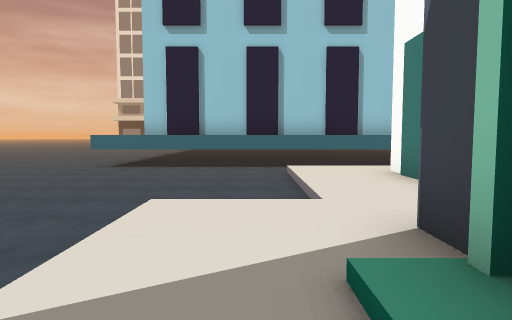
view 1 (above)

24 first-person views from a walk through a scene from a Unity 3-D project. The camera is 1.4 m above the floor, tilts 4° down and sees 75° across. The floor is counted in squares, 2 m on a side. Each view is taken from the middle of a square. On the plan, view 1 faces up. The plan holds only what a view shows up to about 10 squares ahead; the rest is blank. The place goes on beyond the plan. The player is left out.

view 2
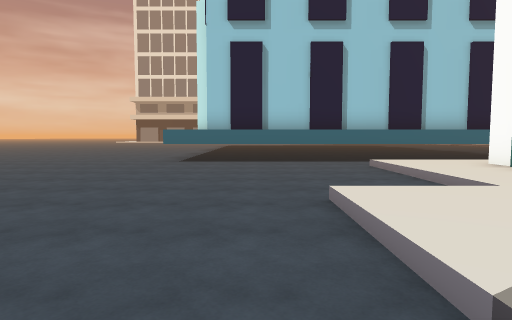

view 3
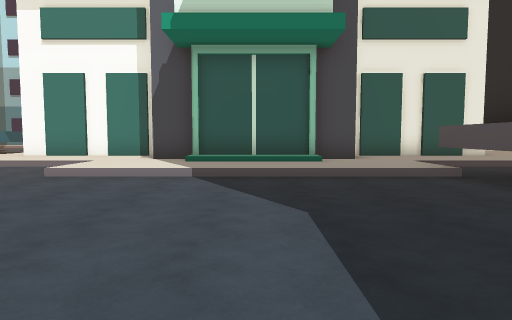

view 4
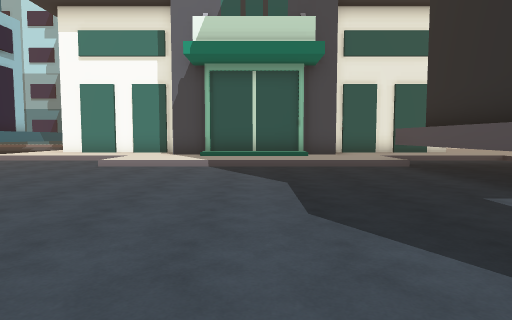

view 5
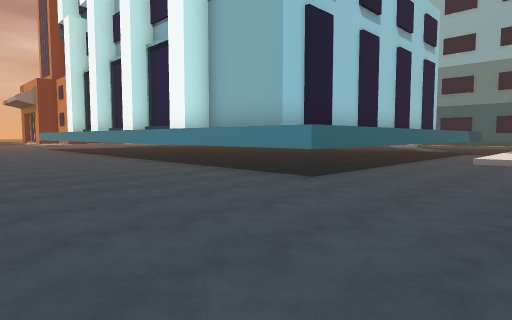

view 6
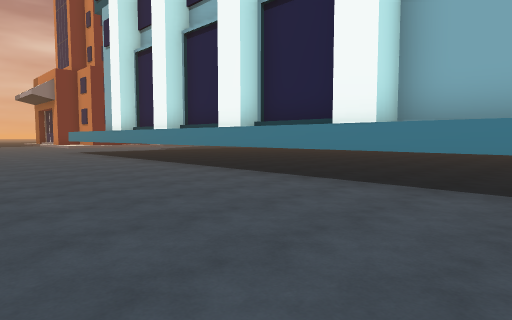

view 7
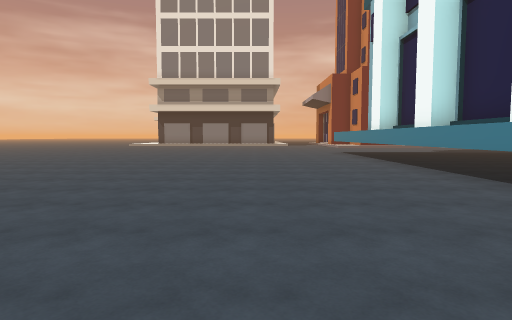

view 8
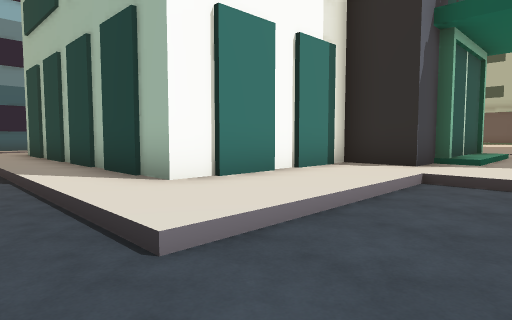

view 9
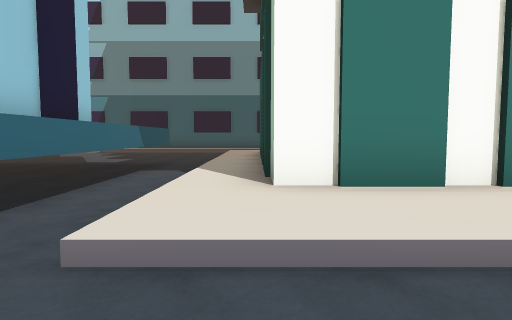

view 10
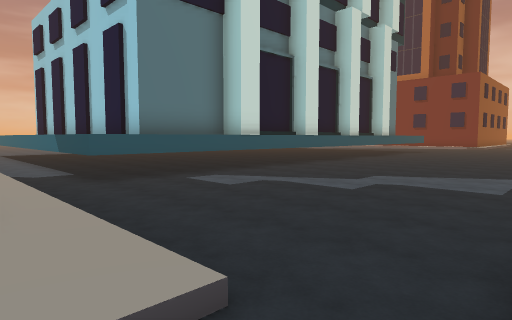

view 11
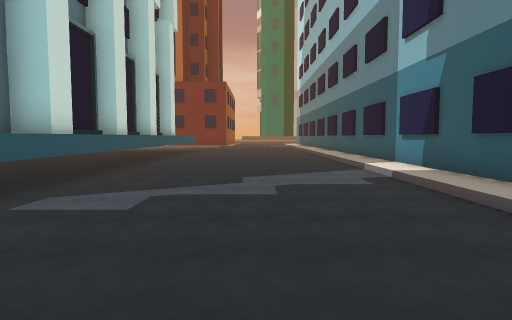

view 12
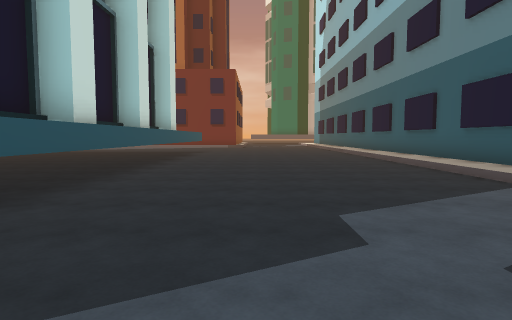

view 13
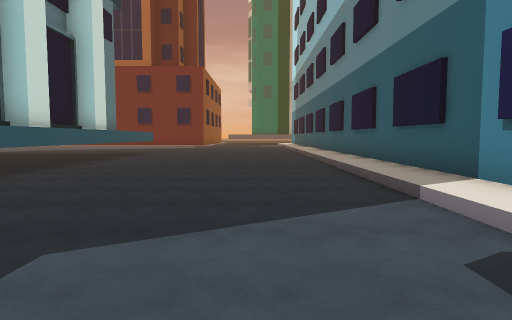

view 14
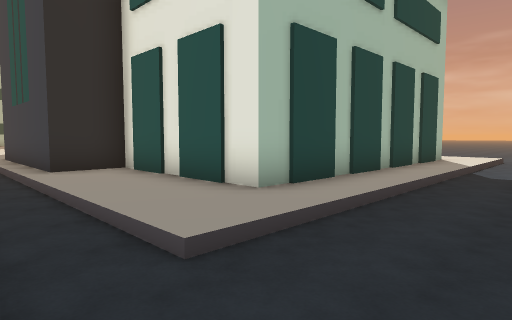

view 15
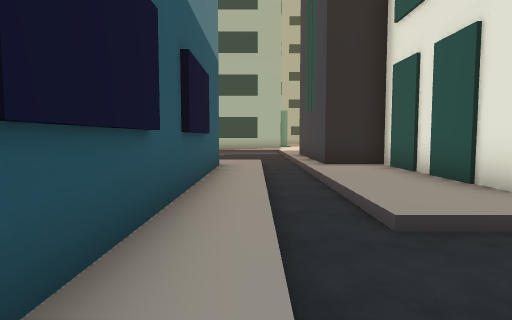

view 16
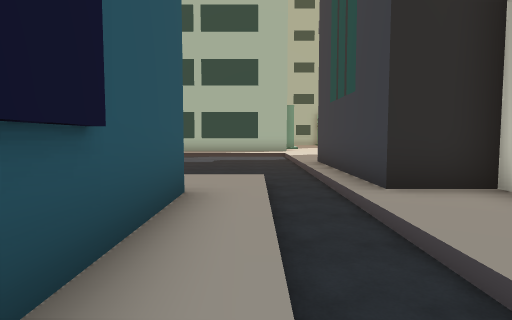

view 17
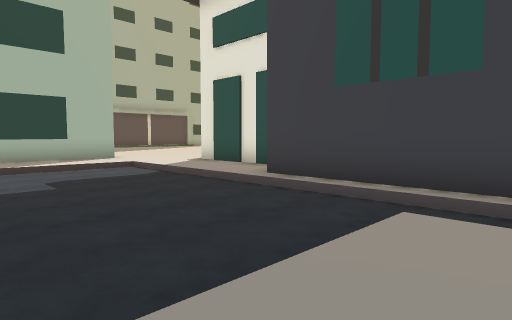

view 18
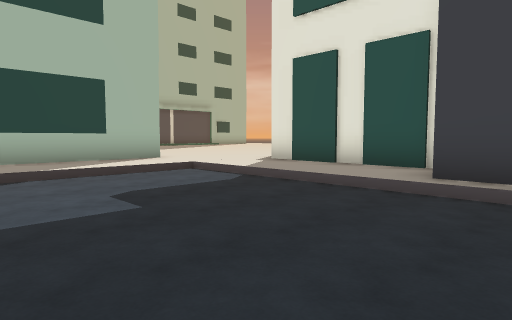

view 19
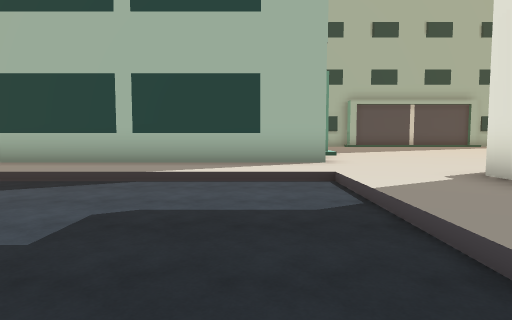

view 20
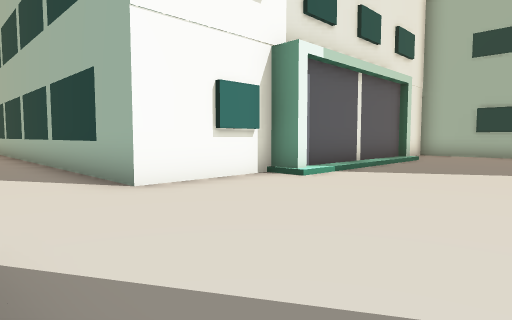

view 21
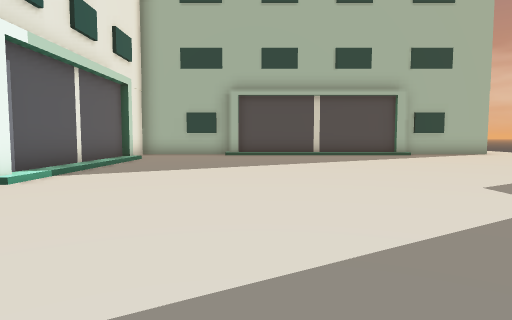

view 22
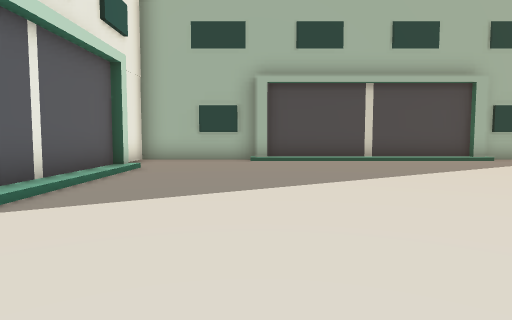

view 23
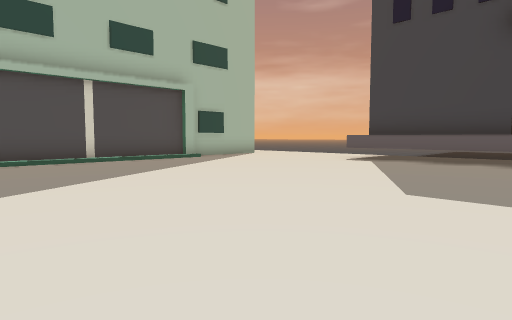

view 24
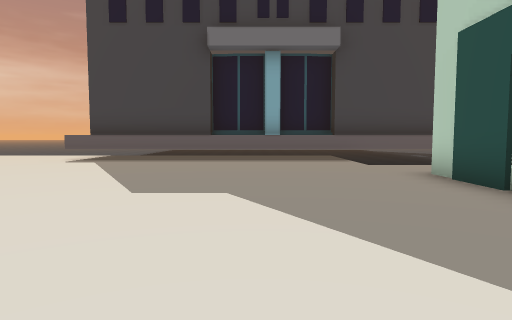

### Floor plan
Key: @ floor where view 1 was taken; # wall or solid block; . main floor; : floor 0.25 m higher than the main floor; / step, stairs or slope; ^ raised ledge; T thing the floor can be seen under or through.
Columns run from 9 left of view 1 to 17 right of it. Each row starts with its distance up from view 1.
 22 .....#          #....../#
 21 .....#          #....../#
 20 .....#          #....../#
 19 .....#          #....../#
 18 .....#          #....../#
 17 .....#          #....../#
 16 .....#          #....../#
 15 .....#          T....../#
 14 .....#          T....../#
 13 .....#          T....../#
 12 .....#          T....../#
 11 .....#          T....../#
 10 .....########TTTT....../#
  9 ......................./#
  8 ..........////////////./#
  7 ..........:::/:/:###::./#
  6 ..........::###### #::./#
  5    .......::#      #::./#
  4     ......::#      #::./#
  3    ...../:::#      #::./#
  2   ....../::##      ###./:::
  1  ......./:##         #.///
  0 ......../@#          #.....
 -1  ......./:##         #.....
 -2   ....../::##        #.....
 -3    ...../:::#      #::.....
 -4      ####.::#      #::.....
 -5         #.::#      #::.....
 -6         #.::###    #::.....
 -7         #.:::::: :::::.....
 -8         #::::::::::::::::::
 -9         #:::::::::::::#####
-10         #:::::::::::::#
-11         #:::::::::::::#
-12         #::::::::::::##
-13         #::::::::::::#
-14         #::::::::::::#
-15         ^::::::::::::#
-16         :::::::::::::#
-17         :::::::::::::#
-18             ::::::::::
-19            :::::::::::#
-20            :#######:::#

Positions as (right, up) in squares from view 1, and headings:
1: (0, 0), facing up
2: (-2, 0), facing up
3: (-7, 0), facing right
4: (-9, 0), facing right
5: (-9, 6), facing up-right
6: (-9, 11), facing up-right
7: (-8, 12), facing up
8: (-1, 9), facing down-right
9: (-1, 7), facing right
10: (14, 7), facing up-left
11: (11, 7), facing up
12: (10, 11), facing up
13: (12, 12), facing up
14: (14, 10), facing down-left
15: (14, 11), facing down
16: (14, 7), facing down
17: (17, 2), facing down-left
18: (17, -1), facing down-left
19: (14, -2), facing down
20: (8, -7), facing down-right
21: (8, -7), facing down
22: (9, -10), facing down
23: (9, -10), facing down-left
24: (9, -10), facing left
